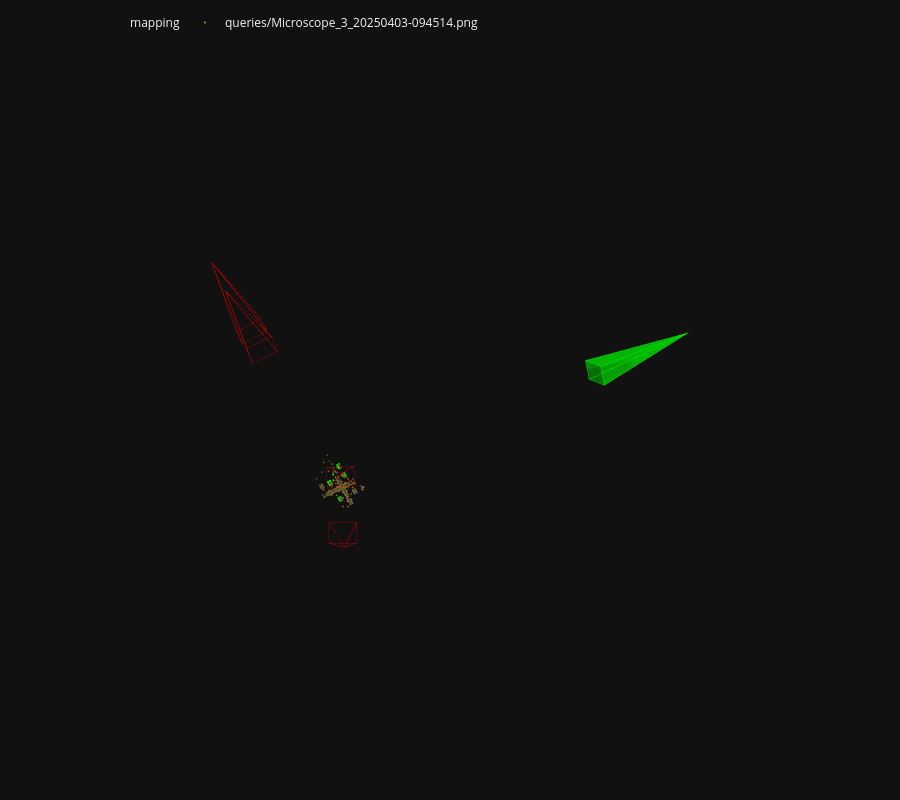

Notebook code for this chart:
### Markdown cell above
We visualize the correspondences between the query images a few mapping images. We can also visualize the estimated camera pose in the 3D map.

### Code cell
pose = pycolmap.Image(cam_from_world=ret["cam_from_world"])
viz_3d.plot_camera_colmap(
    fig, pose, camera, color="rgba(0,255,0,0.5)", name=query, fill=True
)
# visualize 2D-3D correspodences
inl_3d = np.array(
    [model.points3D[pid].xyz for pid in np.array(log["points3D_ids"])[ret["inliers"]]]
)
viz_3d.plot_points(fig, inl_3d, color="lime", ps=1, name=query)
fig.show()

### Figure 1 — Plotly figure (JSON) as saved in the notebook; plotly's stock layout.template omitted (floating-point values rounded to 4 significant figures; data arrays with more than 128 entries replaced by an {"elided": "..."} marker saying what was removed)
{"data": [{"legendgroup": "mapping", "marker": {"color": {"elided": "306x3 int values"}, "line": {"width": 0}, "size": 1}, "mode": "markers", "name": "mapping", "type": "scatter3d", "x": {"elided": "306 float values"}, "y": {"elided": "306 float values"}, "z": {"elided": "306 float values"}}, {"hovertemplate": "Image(image_id=1, camera_id=1, name=\"mapping/22433200_20250407-144059.png\", triangulated=268/1119)", "legendgroup": "mapping", "line": {"color": "rgba(255,0,0,0.5)", "width": 1}, "mode": "lines", "name": "1", "showlegend": false, "type": "scatter3d", "x": [2.915, 2.34, 3.315, 2.915, 3.315, 3.361, 2.915, 3.361, 2.387, 2.915, 2.387, 2.34], "y": [4.439, 4.431, 4.37, 4.439, 4.37, 5.098, 4.439, 5.098, 5.159, 4.439, 5.159, 4.431], "z": [-1.741, 2.024, 2.046, -1.741, 2.046, 1.984, -1.741, 1.984, 1.962, -1.741, 1.962, 2.024]}, {"hovertemplate": "Image(image_id=2, camera_id=2, name=\"mapping/22433200_20250407-145041.png\", triangulated=311/796)", "legendgroup": "mapping", "line": {"color": "rgba(255,0,0,0.5)", "width": 1}, "mode": "lines", "name": "2", "showlegend": false, "type": "scatter3d", "x": [3.0, 2.438, 3.414, 3.0, 3.414, 3.418, 3.0, 3.418, 2.442, 3.0, 2.442, 2.438], "y": [7.045, 6.374, 6.368, 7.045, 6.368, 7.097, 7.045, 7.097, 7.104, 7.045, 7.104, 6.374], "z": [-1.759, 1.948, 1.966, -1.759, 1.966, 2.026, -1.759, 2.026, 2.008, -1.759, 2.008, 1.948]}, {"hovertemplate": "Image(image_id=3, camera_id=3, name=\"mapping/22517664_20250407-144059.png\", triangulated=310/820)", "legendgroup": "mapping", "line": {"color": "rgba(255,0,0,0.5)", "width": 1}, "mode": "lines", "name": "3", "showlegend": false, "type": "scatter3d", "x": [-1.21, -0.4683, 0.4078, -1.21, 0.4078, 0.6133, -1.21, 0.6133, -0.2628, -1.21, -0.2628, -0.4683], "y": [-1.737, 0.4414, 0.01503, -1.737, 0.01503, 0.5132, -1.737, 0.5132, 0.9396, -1.737, 0.9396, 0.4414], "z": [3.5, 6.536, 6.47, 3.5, 6.47, 5.974, 3.5, 5.974, 6.04, 3.5, 6.04, 6.536]}, {"hovertemplate": "Image(image_id=4, camera_id=4, name=\"mapping/22517664_20250407-145040.png\", triangulated=291/893)", "legendgroup": "mapping", "line": {"color": "rgba(255,0,0,0.5)", "width": 1}, "mode": "lines", "name": "4", "showlegend": false, "type": "scatter3d", "x": [-1.705, -0.8324, 0.02287, -1.705, 0.02287, 0.2452, -1.705, 0.2452, -0.6101, -1.705, -0.6101, -0.8324], "y": [-2.702, -0.1074, -0.5788, -2.702, -0.5788, -0.1756, -2.702, -0.1756, 0.2958, -2.702, 0.2958, -0.1074], "z": [4.679, 7.328, 7.328, 4.679, 7.328, 6.758, 4.679, 6.758, 6.758, 4.679, 6.758, 7.328]}, {"color": "rgba(0,255,0,0.5)", "hovertemplate": "Image(image_id=Invalid, camera_id=Invalid, name=\"\", triangulated=0/0)", "i": [0, 0, 0, 0], "j": [1, 2, 3, 4], "k": [2, 3, 4, 1], "legendgroup": "queries/Microscope_3_20250403-094514.png", "name": "queries/Microscope_3_20250403-094514.png", "showlegend": false, "type": "mesh3d", "x": [15.14, 11.5, 12.03, 12.17, 11.63, 11.5], "y": [-0.1659, 0.8935, 1.143, 1.796, 1.547, 0.8935], "z": [5.608, 7.165, 7.942, 7.64, 6.862, 7.165]}, {"hovertemplate": "Image(image_id=Invalid, camera_id=Invalid, name=\"\", triangulated=0/0)", "legendgroup": "queries/Microscope_3_20250403-094514.png", "line": {"color": "rgba(0,255,0,0.5)", "width": 1}, "mode": "lines", "name": "queries/Microscope_3_20250403-094514.png", "showlegend": false, "type": "scatter3d", "x": [15.14, 11.5, 12.03, 15.14, 12.03, 12.17, 15.14, 12.17, 11.63, 15.14, 11.63, 11.5], "y": [-0.1659, 0.8935, 1.143, -0.1659, 1.143, 1.796, -0.1659, 1.796, 1.547, -0.1659, 1.547, 0.8935], "z": [5.608, 7.165, 7.942, 5.608, 7.942, 7.64, 5.608, 7.64, 6.862, 5.608, 6.862, 7.165]}, {"legendgroup": "queries/Microscope_3_20250403-094514.png", "marker": {"color": "lime", "line": {"width": 0}, "size": 1}, "mode": "markers", "name": "queries/Microscope_3_20250403-094514.png", "type": "scatter3d", "x": [2.415, 2.469, 2.4, 2.492, 2.409, 2.449, 3.006, 2.956, 3.325, 2.95, 2.909, 2.944, 2.784, 2.769, 2.97, 2.481, 2.529, 3.039, 2.812, 2.577, 2.459, 2.817, 3.284, 2.84, 2.869, 2.812, 2.597, 2.98, 2.539, 2.992, 2.443, 2.545, 2.78, 2.791, 2.753, 2.725, 2.795, 2.775], "y": [5.455, 5.393, 5.425, 5.402, 5.439, 5.485, 5.193, 5.634, 5.793, 5.217, 5.172, 5.239, 6.017, 5.987, 5.127, 5.541, 5.467, 5.248, 4.972, 5.185, 5.533, 6.048, 5.747, 5.956, 4.945, 6.068, 5.37, 5.274, 5.515, 5.135, 5.505, 5.495, 4.916, 4.965, 4.895, 4.843, 4.811, 4.937], "z": [11.94, 11.99, 11.95, 12.0, 11.94, 11.94, 12.32, 12.1, 12.19, 12.28, 12.28, 12.27, 11.85, 11.86, 12.33, 11.93, 11.98, 12.31, 12.33, 12.13, 11.92, 11.85, 12.2, 11.9, 12.37, 11.84, 12.06, 12.27, 11.97, 12.34, 11.93, 11.98, 12.34, 12.32, 12.33, 12.35, 12.39, 12.33]}], "layout": {"height": 800, "legend": {"orientation": "h", "x": 0.1, "xanchor": "left", "y": 0.99, "yanchor": "top"}, "margin": {"b": 0, "l": 0, "pad": 0, "r": 0, "t": 0}, "scene": {"aspectmode": "data", "camera": {"eye": {"x": 0, "y": -0.1, "z": -2}, "projection": {"type": "orthographic"}, "up": {"x": 0, "y": -1, "z": 0}}, "dragmode": "orbit", "xaxis": {"autorange": true, "showbackground": false, "showgrid": false, "showline": false, "showticklabels": true, "visible": false}, "yaxis": {"autorange": true, "showbackground": false, "showgrid": false, "showline": false, "showticklabels": true, "visible": false}, "zaxis": {"autorange": true, "showbackground": false, "showgrid": false, "showline": false, "showticklabels": true, "visible": false}}}}
